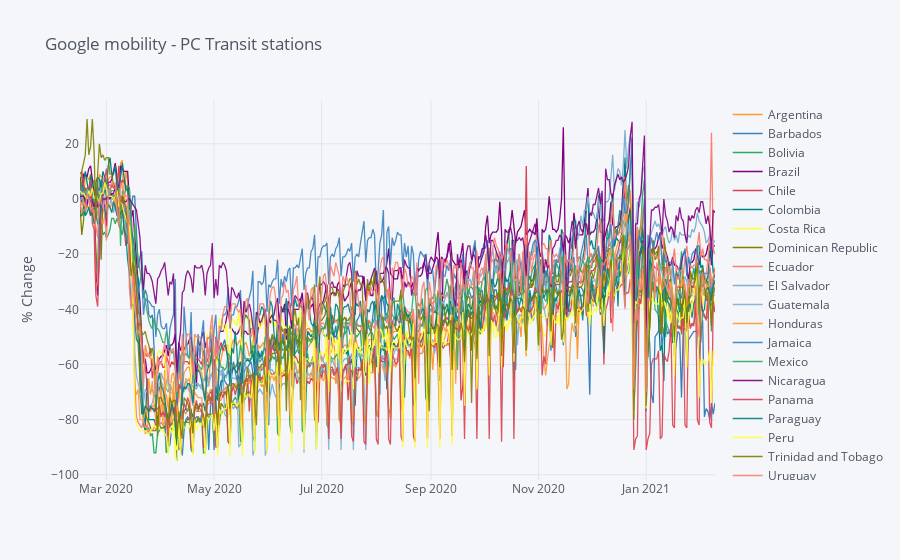

Notebook code for this chart:
### Markdown cell above
### Plots per data source

### Code cell
df_goo[['date', 'transit_stations_percent_change_from_baseline', 'country_region']] \
    .pivot(index='date', columns='country_region', values='transit_stations_percent_change_from_baseline') \
    .iplot(
    #theme='custom',
    yTitle='% Change',
    title='Google mobility - PC Transit stations'
)

### Figure 1 — Plotly figure (JSON) as saved in the notebook; plotly's stock layout.template omitted (floating-point values rounded to 4 significant figures; data arrays with more than 128 entries replaced by an {"elided": "..."} marker saying what was removed)
{"data": [{"line": {"color": "rgba(255, 153, 51, 1.0)", "dash": "solid", "shape": "linear", "width": 1.3}, "mode": "lines", "name": "Argentina", "text": "", "type": "scatter", "x": {"elided": "361 str values"}, "y": {"elided": "361 int values"}}, {"line": {"color": "rgba(55, 128, 191, 1.0)", "dash": "solid", "shape": "linear", "width": 1.3}, "mode": "lines", "name": "Barbados", "text": "", "type": "scatter", "x": {"elided": "361 str values"}, "y": {"elided": "361 mixed values"}}, {"line": {"color": "rgba(50, 171, 96, 1.0)", "dash": "solid", "shape": "linear", "width": 1.3}, "mode": "lines", "name": "Bolivia", "text": "", "type": "scatter", "x": {"elided": "361 str values"}, "y": {"elided": "361 int values"}}, {"line": {"color": "rgba(128, 0, 128, 1.0)", "dash": "solid", "shape": "linear", "width": 1.3}, "mode": "lines", "name": "Brazil", "text": "", "type": "scatter", "x": {"elided": "361 str values"}, "y": {"elided": "361 int values"}}, {"line": {"color": "rgba(219, 64, 82, 1.0)", "dash": "solid", "shape": "linear", "width": 1.3}, "mode": "lines", "name": "Chile", "text": "", "type": "scatter", "x": {"elided": "361 str values"}, "y": {"elided": "361 mixed values"}}, {"line": {"color": "rgba(0, 128, 128, 1.0)", "dash": "solid", "shape": "linear", "width": 1.3}, "mode": "lines", "name": "Colombia", "text": "", "type": "scatter", "x": {"elided": "361 str values"}, "y": {"elided": "361 int values"}}, {"line": {"color": "rgba(255, 255, 51, 1.0)", "dash": "solid", "shape": "linear", "width": 1.3}, "mode": "lines", "name": "Costa Rica", "text": "", "type": "scatter", "x": {"elided": "361 str values"}, "y": {"elided": "361 int values"}}, {"line": {"color": "rgba(128, 128, 0, 1.0)", "dash": "solid", "shape": "linear", "width": 1.3}, "mode": "lines", "name": "Dominican Republic", "text": "", "type": "scatter", "x": {"elided": "361 str values"}, "y": {"elided": "361 int values"}}, {"line": {"color": "rgba(251, 128, 114, 1.0)", "dash": "solid", "shape": "linear", "width": 1.3}, "mode": "lines", "name": "Ecuador", "text": "", "type": "scatter", "x": {"elided": "361 str values"}, "y": {"elided": "361 int values"}}, {"line": {"color": "rgba(128, 177, 211, 1.0)", "dash": "solid", "shape": "linear", "width": 1.3}, "mode": "lines", "name": "El Salvador", "text": "", "type": "scatter", "x": {"elided": "361 str values"}, "y": {"elided": "361 int values"}}, {"line": {"color": "rgba(128, 177, 211, 0.8999999999999999)", "dash": "solid", "shape": "linear", "width": 1.3}, "mode": "lines", "name": "Guatemala", "text": "", "type": "scatter", "x": {"elided": "361 str values"}, "y": {"elided": "361 int values"}}, {"line": {"color": "rgba(255, 153, 51, 0.8999999999999999)", "dash": "solid", "shape": "linear", "width": 1.3}, "mode": "lines", "name": "Honduras", "text": "", "type": "scatter", "x": {"elided": "361 str values"}, "y": {"elided": "361 int values"}}, {"line": {"color": "rgba(55, 128, 191, 0.8999999999999999)", "dash": "solid", "shape": "linear", "width": 1.3}, "mode": "lines", "name": "Jamaica", "text": "", "type": "scatter", "x": {"elided": "361 str values"}, "y": {"elided": "361 int values"}}, {"line": {"color": "rgba(50, 171, 96, 0.8999999999999999)", "dash": "solid", "shape": "linear", "width": 1.3}, "mode": "lines", "name": "Mexico", "text": "", "type": "scatter", "x": {"elided": "361 str values"}, "y": {"elided": "361 int values"}}, {"line": {"color": "rgba(128, 0, 128, 0.8999999999999999)", "dash": "solid", "shape": "linear", "width": 1.3}, "mode": "lines", "name": "Nicaragua", "text": "", "type": "scatter", "x": {"elided": "361 str values"}, "y": {"elided": "361 int values"}}, {"line": {"color": "rgba(219, 64, 82, 0.8999999999999999)", "dash": "solid", "shape": "linear", "width": 1.3}, "mode": "lines", "name": "Panama", "text": "", "type": "scatter", "x": {"elided": "361 str values"}, "y": {"elided": "361 int values"}}, {"line": {"color": "rgba(0, 128, 128, 0.8999999999999999)", "dash": "solid", "shape": "linear", "width": 1.3}, "mode": "lines", "name": "Paraguay", "text": "", "type": "scatter", "x": {"elided": "361 str values"}, "y": {"elided": "361 int values"}}, {"line": {"color": "rgba(255, 255, 51, 0.8999999999999999)", "dash": "solid", "shape": "linear", "width": 1.3}, "mode": "lines", "name": "Peru", "text": "", "type": "scatter", "x": {"elided": "361 str values"}, "y": {"elided": "361 int values"}}, {"line": {"color": "rgba(128, 128, 0, 0.8999999999999999)", "dash": "solid", "shape": "linear", "width": 1.3}, "mode": "lines", "name": "Trinidad and Tobago", "text": "", "type": "scatter", "x": {"elided": "361 str values"}, "y": {"elided": "361 int values"}}, {"line": {"color": "rgba(251, 128, 114, 0.8999999999999999)", "dash": "solid", "shape": "linear", "width": 1.3}, "mode": "lines", "name": "Uruguay", "text": "", "type": "scatter", "x": {"elided": "361 str values"}, "y": {"elided": "361 int values"}}], "layout": {"legend": {"bgcolor": "#F5F6F9", "font": {"color": "#4D5663"}}, "paper_bgcolor": "#F5F6F9", "plot_bgcolor": "#F5F6F9", "title": {"font": {"color": "#4D5663"}, "text": "Google mobility - PC Transit stations"}, "xaxis": {"gridcolor": "#E1E5ED", "showgrid": true, "tickfont": {"color": "#4D5663"}, "title": {"font": {"color": "#4D5663"}, "text": ""}, "zerolinecolor": "#E1E5ED"}, "yaxis": {"gridcolor": "#E1E5ED", "showgrid": true, "tickfont": {"color": "#4D5663"}, "title": {"font": {"color": "#4D5663"}, "text": "% Change"}, "zerolinecolor": "#E1E5ED"}}}
